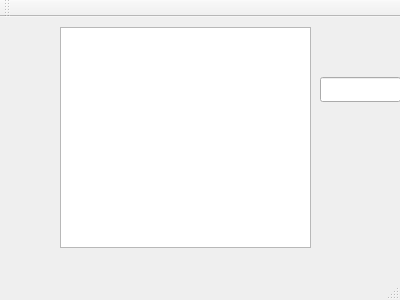
<?xml version="1.0" encoding="UTF-8"?>
<ui version="4.0">
 <class>MainWindow</class>
 <widget class="QMainWindow" name="MainWindow">
  <property name="geometry">
   <rect>
    <x>0</x>
    <y>0</y>
    <width>400</width>
    <height>300</height>
   </rect>
  </property>
  <property name="windowTitle">
   <string>MainWindow</string>
  </property>
  <widget class="QWidget" name="centralWidget">
   <widget class="QPlainTextEdit" name="plainTextEdit">
    <property name="geometry">
     <rect>
      <x>60</x>
      <y>10</y>
      <width>251</width>
      <height>221</height>
     </rect>
    </property>
   </widget>
   <widget class="QLineEdit" name="lineEdit">
    <property name="geometry">
     <rect>
      <x>320</x>
      <y>60</y>
      <width>81</width>
      <height>25</height>
     </rect>
    </property>
   </widget>
  </widget>
  <widget class="QMenuBar" name="menuBar">
   <property name="geometry">
    <rect>
     <x>0</x>
     <y>0</y>
     <width>400</width>
     <height>22</height>
    </rect>
   </property>
  </widget>
  <widget class="QToolBar" name="mainToolBar">
   <attribute name="toolBarArea">
    <enum>TopToolBarArea</enum>
   </attribute>
   <attribute name="toolBarBreak">
    <bool>false</bool>
   </attribute>
  </widget>
  <widget class="QStatusBar" name="statusBar"/>
 </widget>
 <layoutdefault spacing="6" margin="11"/>
 <resources/>
 <connections/>
</ui>
